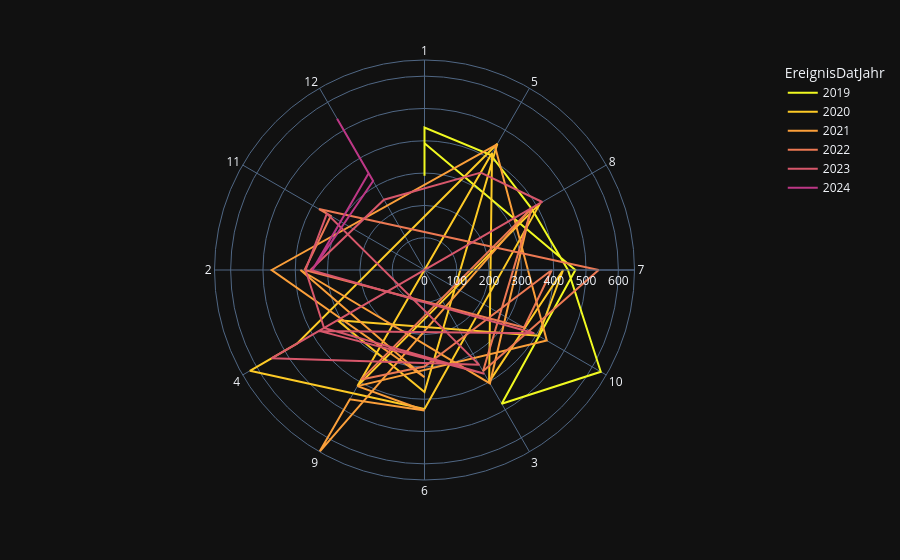

The notebook cell this image was saved under:
### Code cell
import plotly.express as px
#https://plotly.com/python/radar-chart/

df=myAgg.reset_index().sort_values("EreignisDatJahr", ascending=True)
fig = px.line_polar(df, r="sum_WBev", theta=categories, color="EreignisDatJahr", 
                    line_close=True,
                    color_discrete_sequence=px.colors.sequential.Plasma_r,
                    template="plotly_dark",)
fig.show()

### Figure 1 — Plotly figure (JSON) as saved in the notebook; plotly's stock layout.template omitted (floating-point values rounded to 4 significant figures)
{"data": [{"hovertemplate": "EreignisDatJahr=2019<br>sum_WBev=%{r}<br>theta=%{theta}<extra></extra>", "legendgroup": "2019", "line": {"color": "#f0f921", "dash": "solid"}, "marker": {"symbol": "circle"}, "mode": "lines", "name": "2019", "r": [392, 416, 396, 292, 385, 441, 411, 382, 444, 630, 478, 467, 392], "showlegend": true, "subplot": "polar", "theta": ["1", "1", "1", "1", "1", "1", "5", "8", "7", "10", "3", "7", "1"], "type": "scatterpolar"}, {"hovertemplate": "EreignisDatJahr=2020<br>sum_WBev=%{r}<br>theta=%{theta}<extra></extra>", "legendgroup": "2020", "line": {"color": "#fdca26", "dash": "solid"}, "marker": {"symbol": "circle"}, "mode": "lines", "name": "2020", "r": [430, 414, 415, 418, 400, 429, 407, 311, 378, 451, 456, 624, 430], "showlegend": true, "subplot": "polar", "theta": ["6", "8", "9", "5", "3", "7", "10", "4", "6", "5", "4", "4", "6"], "type": "scatterpolar"}, {"hovertemplate": "EreignisDatJahr=2021<br>sum_WBev=%{r}<br>theta=%{theta}<extra></extra>", "legendgroup": "2021", "line": {"color": "#fb9f3a", "dash": "solid"}, "marker": {"symbol": "circle"}, "mode": "lines", "name": "2021", "r": [332, 384, 405, 381, 650, 462, 435, 415, 437, 438, 449, 473, 332], "showlegend": true, "subplot": "polar", "theta": ["6", "2", "3", "8", "9", "9", "6", "9", "10", "5", "5", "2", "6"], "type": "scatterpolar"}, {"hovertemplate": "EreignisDatJahr=2022<br>sum_WBev=%{r}<br>theta=%{theta}<extra></extra>", "legendgroup": "2022", "line": {"color": "#ed7953", "dash": "solid"}, "marker": {"symbol": "circle"}, "mode": "lines", "name": "2022", "r": [371, 335, 375, 356, 377, 539, 362, 383, 391, 299, 394, 356, 371], "showlegend": true, "subplot": "polar", "theta": ["2", "11", "11", "11", "11", "7", "3", "8", "9", "6", "7", "10", "2"], "type": "scatterpolar"}, {"hovertemplate": "EreignisDatJahr=2023<br>sum_WBev=%{r}<br>theta=%{theta}<extra></extra>", "legendgroup": "2023", "line": {"color": "#d8576b", "dash": "solid"}, "marker": {"symbol": "circle"}, "mode": "lines", "name": "2023", "r": [348, 421, 547, 339, 349, 368, 359, 371, 377, 392, 353, 251, 348], "showlegend": true, "subplot": "polar", "theta": ["5", "8", "4", "3", "11", "2", "4", "3", "4", "10", "2", "12", "5"], "type": "scatterpolar"}, {"hovertemplate": "EreignisDatJahr=2024<br>sum_WBev=%{r}<br>theta=%{theta}<extra></extra>", "legendgroup": "2024", "line": {"color": "#bd3786", "dash": "solid"}, "marker": {"symbol": "circle"}, "mode": "lines", "name": "2024", "r": [347, 346, 361, 541, 318, 347], "showlegend": true, "subplot": "polar", "theta": ["2", "12", "12", "12", "12", "2"], "type": "scatterpolar"}], "layout": {"legend": {"title": {"text": "EreignisDatJahr"}, "tracegroupgap": 0}, "margin": {"t": 60}, "polar": {"angularaxis": {"direction": "clockwise", "rotation": 90}, "domain": {"x": [0, 1], "y": [0, 1]}}}}
